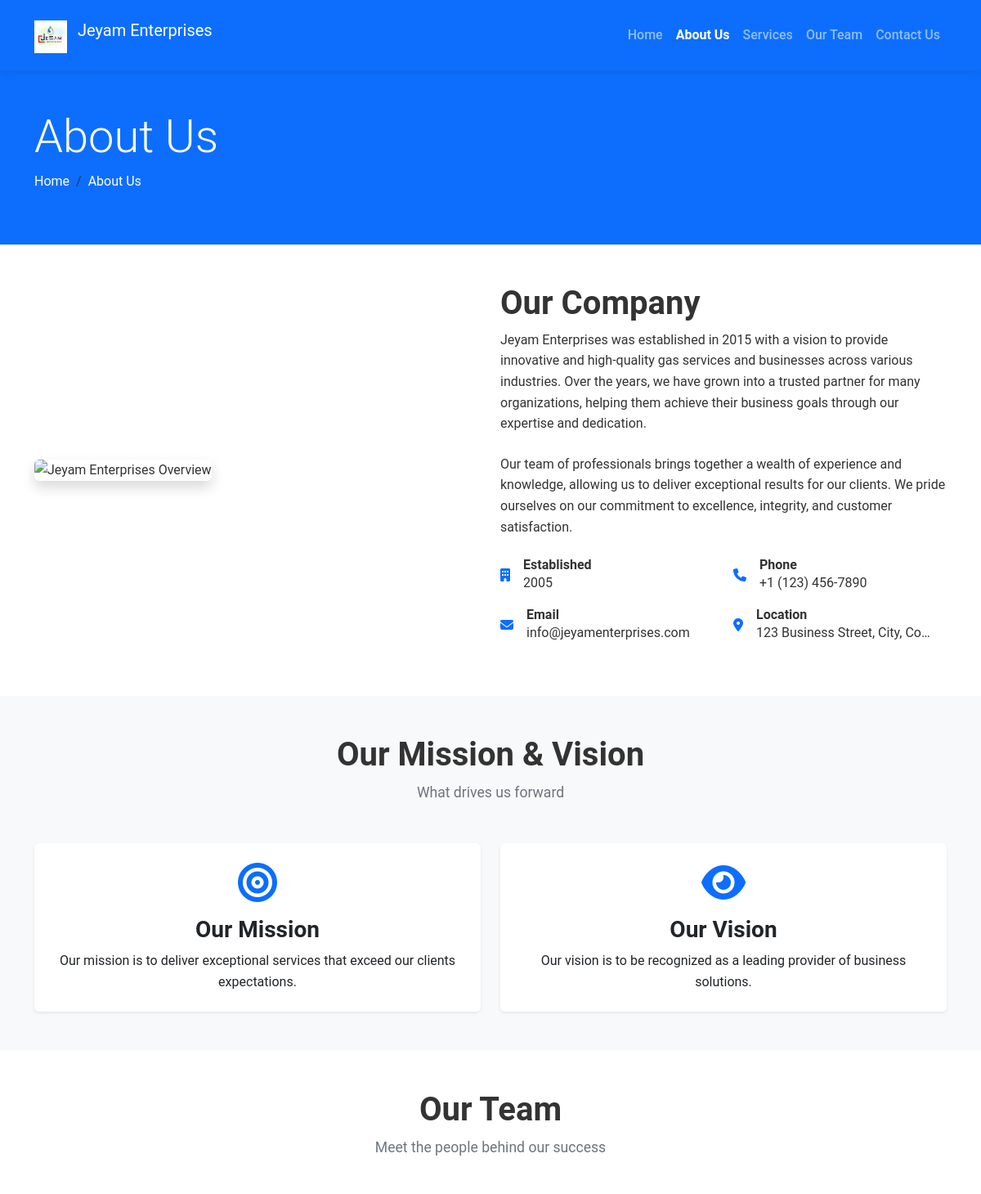
Page /about/ (upper part) on the earlier database version.
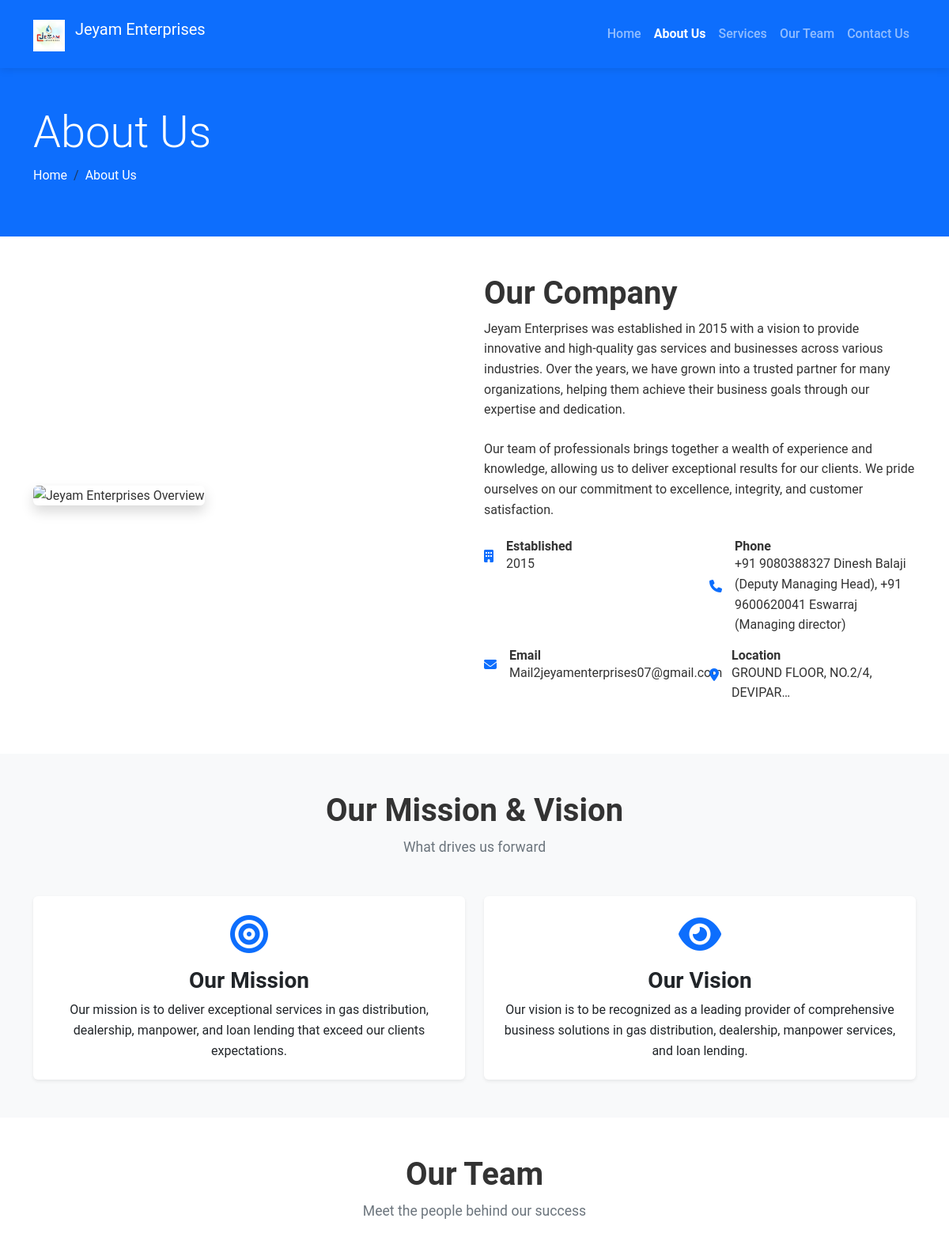
Same page on the later database version.
### company/models.py (models this page shows, shortened)
class CompanyInfo(models.Model):
    name = models.CharField(max_length=100)
    logo = models.ImageField(upload_to='company/logos/', blank=True, null=True)
    established_year = models.PositiveIntegerField(blank=True, null=True)
    description = models.TextField()
    mission = models.TextField(blank=True, null=True)
    vision = models.TextField(blank=True, null=True)
    address = models.TextField()
    phone = models.CharField(max_length=20)
    email = models.EmailField()
    facebook = models.URLField(blank=True, null=True)
    twitter = models.URLField(blank=True, null=True)
    instagram = models.URLField(blank=True, null=True)
    linkedin = models.URLField(blank=True, null=True)
    class Meta:
        verbose_name_plural = "Company Information"

### company/views.py (the view)
# urls.py: path('about/', views.about, name='about'),
def about(request):
    try:
        company_info = CompanyInfo.objects.first()
    except CompanyInfo.DoesNotExist:
        company_info = None
    team_members = TeamMember.objects.all()
    context = {
        'company_info': company_info,
        'team_members': team_members,
    }
    return render(request, 'about.html', context)

### templates/about.html (shortened to what the changed rows need)
{% extends 'base.html' %}
{% load static %}
{% block content %}
<section class="page-header bg-primary text-white py-5">
    <div class="container">
        <div class="row">
            <div class="col-12">
                <h1 class="display-4">About Us</h1>
            </div>
        </div>
    </div>
</section>
<section class="company-overview py-5">
    <div class="container">
        <div class="row align-items-center">
            <div class="col-lg-6">
                <h2 class="section-title">Our Company</h2>
                {% if company_info %}
                <div class="company-details mt-4">
                    <div class="row">
                        <div class="col-md-6 mb-3">
                            <div class="d-flex align-items-center">
                                <div class="icon-box me-3">
                                    <i class="fas fa-building text-primary"></i>
                                </div>
                                <div>
                                    <h6 class="mb-0">Established</h6>
                                    <p class="mb-0">{{ company_info.established_year }}</p>
                                </div>
                            </div>
                        </div>
                        <div class="col-md-6 mb-3">
                            <div class="d-flex align-items-center">
                                <div class="icon-box me-3">
                                    <i class="fas fa-phone text-primary"></i>
                                </div>
                                <div>
                                    <h6 class="mb-0">Phone</h6>
                                    <p class="mb-0">{{ company_info.phone }}</p>
                                </div>
                            </div>
                        </div>
                        <div class="col-md-6 mb-3">
                            <div class="d-flex align-items-center">
                                <div class="icon-box me-3">
                                    <i class="fas fa-envelope text-primary"></i>
                                </div>
                                <div>
                                    <h6 class="mb-0">Email</h6>
                                    <p class="mb-0">{{ company_info.email }}</p>
                                </div>
                            </div>
                        </div>
                        <div class="col-md-6 mb-3">
                            <div class="d-flex align-items-center">
                                <div class="icon-box me-3">
                                    <i class="fas fa-map-marker-alt text-primary"></i>
                                </div>
                                <div>
                                    <h6 class="mb-0">Location</h6>
                                    <p class="mb-0">{{ company_info.address|truncatechars:30 }}</p>
                                </div>
                            </div>
                        </div>
                    </div>
                </div>
                {% endif %}
            </div>
        </div>
    </div>
</section>
<section class="mission-vision py-5 bg-light">
    <div class="container">
        <div class="text-center mb-5">
            <h2 class="section-title">Our Mission & Vision</h2>
        </div>
        <div class="row">
            <div class="col-md-6 mb-4 mb-md-0">
                <div class="card h-100 border-0 shadow-sm">
                    <div class="card-body text-center p-4">
                        <div class="icon-box mb-3">
                            <i class="fas fa-bullseye fa-3x text-primary"></i>
                        </div>
                        <h3 class="card-title">Our Mission</h3>
                        {% if company_info and company_info.mission %}
                        <p class="card-text">{{ company_info.mission }}</p>
                        {% endif %}
                    </div>
                </div>
            </div>
            <div class="col-md-6">
                <div class="card h-100 border-0 shadow-sm">
                    <div class="card-body text-center p-4">
                        <div class="icon-box mb-3">
                            <i class="fas fa-eye fa-3x text-primary"></i>
                        </div>
                        <h3 class="card-title">Our Vision</h3>
                        {% if company_info and company_info.vision %}
                        <p class="card-text">{{ company_info.vision }}</p>
                        {% endif %}
                    </div>
                </div>
            </div>
        </div>
    </div>
</section>
<section class="team-section py-5">
    <div class="container">
        <div class="text-center mb-5">
            <h2 class="section-title">Our Team</h2>
        </div>
    </div>
</section>
{% endblock %}

Differences in the rows shown:
removed CompanyInfo: established_year "2005", phone "+1 (123) 456-7890", email "info@jeyamenterprises.com", address "123 Business Street, City, Co…", mission "Our mission is to deliver exceptional services that exceed our clients expectations.", vision "Our vision is to be recognized as a leading provider of business solutions."
added CompanyInfo: established_year "2015", phone "+91 9080388327 Dinesh Balaji (Deputy Managing Head), +91 9600620041 Eswarraj (Managing director)", email "Mail2jeyamenterprises07@gmail.com", address "GROUND FLOOR, NO.2/4, DEVIPAR…", mission "Our mission is to deliver exceptional services in gas distribution, dealership, manpower, and loan lending that exceed our clients expectations.", vision "Our vision is to be recognized as a leading provider of comprehensive business solutions in gas distribution, dealership, manpower services, and loan lending."
